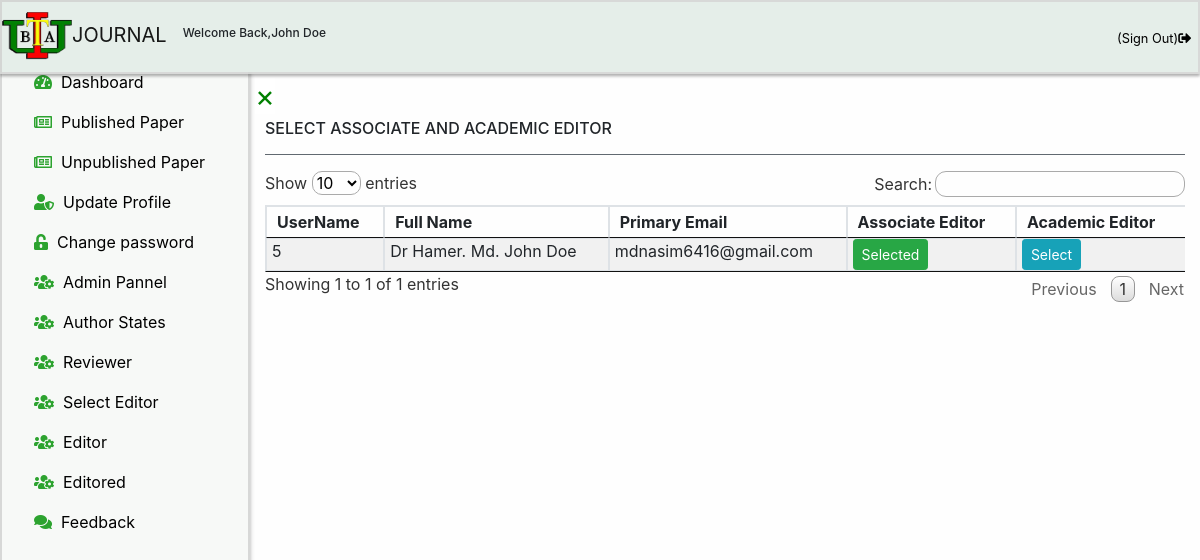
The app's page /chiefeditor/selecteditor.php (signed in), older data.
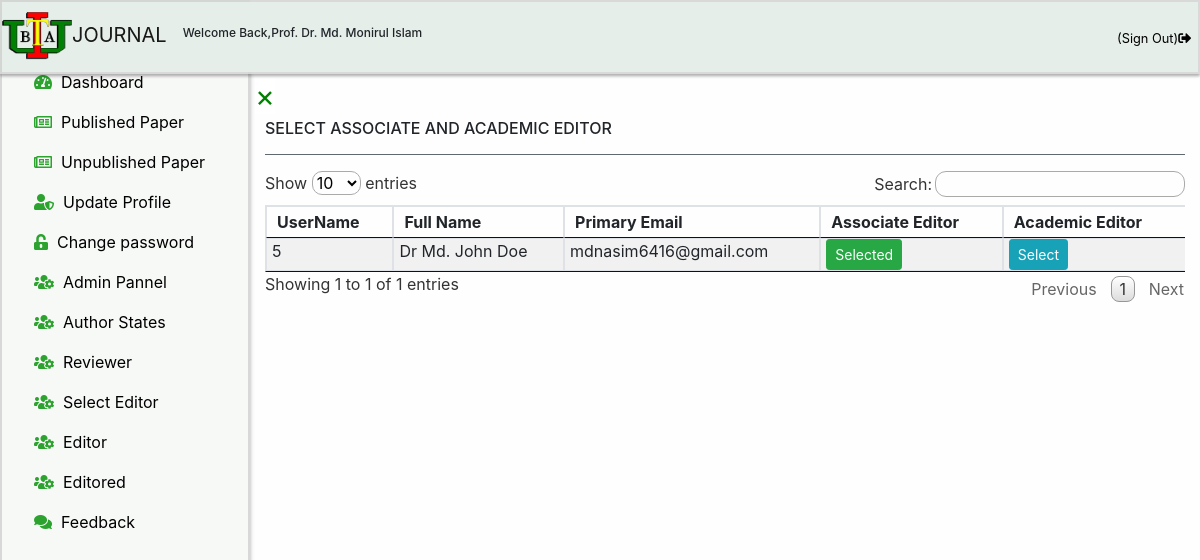
The same page, newer data.
### tables this page shows
CREATE TABLE `chiefeditor` (
  `id` int(11) NOT NULL,
  `fullname` varchar(100) NOT NULL,
  `password` varchar(100) NOT NULL,
  `email` varchar(100) NOT NULL,
  `contact` varchar(100) NOT NULL
);

CREATE TABLE `author` (
  `id` int(11) NOT NULL,
  `username` varchar(100) NOT NULL,
  `title` varchar(100) NOT NULL,
  `firstname` varchar(100) NOT NULL,
  `middlename` varchar(100) DEFAULT NULL,
  `lastname` varchar(100) NOT NULL,
  `primaryemail` varchar(100) NOT NULL,
  `primaryemailcc` varchar(100) NOT NULL,
  `secondaryemail` varchar(100) NOT NULL,
  `secondaryemailcc` varchar(100) NOT NULL,
  `password` varchar(100) NOT NULL,
  `contact` varchar(100) NOT NULL,
  `address` varchar(100) NOT NULL,
  `registrationtime` timestamp NOT NULL DEFAULT current_timestamp(),
  `reviewerselection` int(11) DEFAULT NULL,
  `validation_code` varchar(255) NOT NULL,
  `activation` int(11) DEFAULT NULL,
  `associateeditor` int(100) DEFAULT NULL,
  `academiceditor` int(100) DEFAULT NULL
);

### chiefeditor/selecteditor.php (the view, shortened to what this page needs)
<?php
include('../link/config.php');
if(strlen($_SESSION['alogin'])=="")
    {
    header("Location: ../chiefeditorlogin");
    }
    else
    {
     $editoremail = $_SESSION["email"];
     $sql = "SELECT chiefeditor.id,chiefeditor.fullname,chiefeditor.password,chiefeditor.contact FROM chiefeditor WHERE email='$editoremail'";
     $query = $dbh->prepare($sql);
     $query->execute();
     if($query->rowCount() > 0)
     {
?>
<!DOCTYPE html>
<html lang="en">
<head>
    <link rel="stylesheet" href="../css/bootstrap.min.css">
    <link rel="stylesheet" href="../css/jquery.dataTables.min.css">
    <link rel="stylesheet" href="../css/index.css">
    <link rel="stylesheet" href="../css/fontawesome.v5.3.1.all.css">
</head>
<body>
<div class="sticky-top header-floating">
<?php
include 'header.php';
?>
</div>
<div id="mySidebar" class="sidebar">
  <?php
  include 'sidebar.php';
  ?>
</div>
<div id="main">
<a href="javascript:void(0)" class="closebtn" id="closesignof" onclick="closeNav()">×</a>
<div class="container">
  <h6>SELECT ASSOCIATE AND ACADEMIC EDITOR</h6>
  <hr class="bg-secondary" >
  <div class="table-responsive table-responsive-lg table-responsize-xl table-responsive-sm">
<table  id="dtBasicExample" class="table table-striped table-bordered table-hover"  cellspacing="0">
<thead>
        <tr>
            <th >UserName</th>
            <th >Full Name</th>
            <th >Primary Email</th>
            <th>Associate Editor</th>
            <th >Academic Editor</th>
        </tr>
</thead>
<tbody id="myTable-admin">
<?php $sql = "SELECT author.id,author.username,author.title,author.firstname,author.middlename,author.lastname,author.primaryemail,author.primaryemailcc,author.secondaryemail,author.secondaryemailcc,author.contact,author.address,author.registrationtime,author.reviewerselection,author.associateeditor,author.academiceditor from author ";
$query = $dbh->prepare($sql);
$query->execute();
$results=$query->fetchAll(PDO::FETCH_OBJ);
$cnt=1;
if($query->rowCount() > 0)
{
foreach($results as $result)
{
    $title = htmlentities($result->title);
    $firstname = htmlentities($result->firstname);
    $middlename = htmlentities($result->middlename);
    $lastname = htmlentities($result->lastname);
    $fullname = $title.' '.$firstname.' '.$middlename.' '.$lastname;
    $associateeditor = htmlentities($result->associateeditor);
    $academiceditor = htmlentities($result->academiceditor);
    ?>
<tr>
<td class="result-color1"><?php echo htmlentities($result->id);?></td>
            <td ><?php echo $fullname ;?></td>
            <td ><?php echo htmlentities($result->primaryemail);?></td>
            <td>
            <?php if ($associateeditor==1) {
              echo "<b class='btn btn-sm btn-success text-white'>Selected</b>";
            } ?>
            </td>
            <td>
            <?php if ($academiceditor==1) {
              echo "<b class='btn btn-sm btn-success text-white'>Selected</b>";
             } else { ?>
           <form method="post">
            <button type="submit" name="select-academiceditor" class="btn btn-info btn-sm">Select</button>
            </form>
            <?php  } ?>
            </td>
</tr>
<?php $cnt=$cnt+1;}} ?>
    </tbody>
</table>
</div>
</div>
</div>
</body>
</html>
<?php
}
else {
  echo "<script>alert('You are not a Chief Editor.Try to log in as a Chief Editor');</script>";
  header("refresh:0;url=../chiefeditorlogin");
}
}
?>

### chiefeditor/header.php (shortened to what this page needs)
<?php
include('../link/config.php');
if(strlen($_SESSION['alogin'])=="")
    {
    header("Location:../chiefeditorlogin");
    } else {
      $chiefeditoremail = $_SESSION["email"];
       $sql = "SELECT chiefeditor.id,chiefeditor.fullname,chiefeditor.password,chiefeditor.contact FROM chiefeditor WHERE email='$chiefeditoremail'";
      $query = $dbh->prepare($sql);
      $query->execute();
      $results=$query->fetchAll(PDO::FETCH_OBJ);
      if($query->rowCount() > 0)
      {
        foreach($results as $result) {
?>
<!DOCTYPE html>
<html lang="en">
<head>
    <link rel="stylesheet" href="../css/heading.css">
    <link rel="stylesheet" href="../css/bootstrap.min.css">
    <link rel="stylesheet" href="https://use.fontawesome.com/releases/v5.3.1/css/all.css">
</head>
<body>
<nav class="navbar nav-class navbar-expand-lg navbar-light">
  <a class="navbar-brand" href="dashboard"><img src="../images/Iubat-logo.png">JOURNAL</a>
  <h6 style="font-size:12px;">Welcome Back,<?php  echo htmlentities($result->fullname);  } ?></h6>
  <div class="collapse navbar-collapse" id="navbarSupportedContent">
    <ul class="navbar-nav ml-auto ul-nav">
    <span class="navbar-text">
        <li class="nav-item active" >
        <span class="navbar-text"> <a class="nav-link" href="logout" onclick="return confirm('Are you sure you want Logging out the system?');" title = "Sign Out"><small>(Sign Out)</small><i class="fas fa-sign-out-alt"></i></a></span>
        </li>
        </ul>
  </div>
</nav>
</body>
</html>
    <?php }
    else {
      echo "<script>alert('You are not an Editor.Try to log in as an Editor');</script>";
      header("refresh:0;url=../chiefeditorlogin");
    }
   }?>

Row changes from the older to the newer data that the page shows:
changed chiefeditor: fullname "John Doe" → "Prof. Dr. Md. Monirul Islam"
changed author "mdnasim6416@gmail.com": fullname "Dr Hamer. Md. John Doe" → "Dr Md. John Doe"
